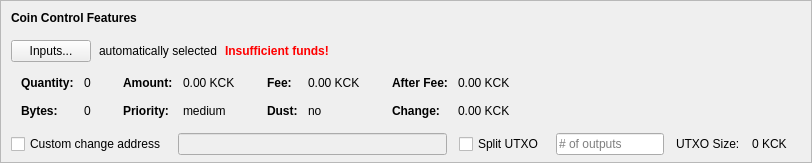
    <widget class="QFrame" name="frameCoinControl">
     <property name="sizePolicy">
      <sizepolicy hsizetype="Expanding" vsizetype="Expanding">
       <horstretch>0</horstretch>
       <verstretch>0</verstretch>
      </sizepolicy>
     </property>
     <property name="maximumSize">
      <size>
       <width>16777215</width>
       <height>16777215</height>
      </size>
     </property>
     <property name="frameShape">
      <enum>QFrame::StyledPanel</enum>
     </property>
     <property name="frameShadow">
      <enum>QFrame::Sunken</enum>
     </property>
     <layout class="QVBoxLayout" name="verticalLayoutCoinControl2">
      <property name="spacing">
       <number>0</number>
      </property>
      <property name="leftMargin">
       <number>0</number>
      </property>
      <property name="topMargin">
       <number>0</number>
      </property>
      <property name="rightMargin">
       <number>0</number>
      </property>
      <property name="bottomMargin">
       <number>6</number>
      </property>
      <item>
       <layout class="QVBoxLayout" name="verticalLayoutCoinControl" stretch="0,0,0,0,1">
        <property name="spacing">
         <number>0</number>
        </property>
        <property name="leftMargin">
         <number>10</number>
        </property>
        <property name="topMargin">
         <number>10</number>
        </property>
        <item>
         <layout class="QHBoxLayout" name="horizontalLayoutCoinControl1">
          <property name="bottomMargin">
           <number>15</number>
          </property>
          <item>
           <widget class="QLabel" name="labelCoinControlFeatures">
            <property name="sizePolicy">
             <sizepolicy hsizetype="Preferred" vsizetype="Maximum">
              <horstretch>0</horstretch>
              <verstretch>0</verstretch>
             </sizepolicy>
            </property>
            <property name="font">
             <font>
              <weight>75</weight>
              <bold>true</bold>
             </font>
            </property>
            <property name="styleSheet">
             <string notr="true">font-weight:bold;</string>
            </property>
            <property name="text">
             <string>Coin Control Features</string>
            </property>
           </widget>
          </item>
         </layout>
        </item>
        <item>
         <layout class="QHBoxLayout" name="horizontalLayoutCoinControl2" stretch="0,0,0,0">
          <property name="spacing">
           <number>8</number>
          </property>
          <property name="bottomMargin">
           <number>10</number>
          </property>
          <item>
           <widget class="QPushButton" name="pushButtonCoinControl">
            <property name="styleSheet">
             <string notr="true"/>
            </property>
            <property name="text">
             <string>Inputs...</string>
            </property>
            <property name="autoDefault">
             <bool>false</bool>
            </property>
           </widget>
          </item>
          <item>
           <widget class="QLabel" name="labelCoinControlAutomaticallySelected">
            <property name="text">
             <string>automatically selected</string>
            </property>
            <property name="margin">
             <number>5</number>
            </property>
           </widget>
          </item>
          <item>
           <widget class="QLabel" name="labelCoinControlInsuffFunds">
            <property name="font">
             <font>
              <weight>75</weight>
              <bold>true</bold>
             </font>
            </property>
            <property name="styleSheet">
             <string notr="true">color:red;font-weight:bold;</string>
            </property>
            <property name="text">
             <string>Insufficient funds!</string>
            </property>
            <property name="margin">
             <number>5</number>
            </property>
           </widget>
          </item>
          <item>
           <spacer name="horizontalSpacerCoinControl">
            <property name="orientation">
             <enum>Qt::Horizontal</enum>
            </property>
            <property name="sizeHint" stdset="0">
             <size>
              <width>40</width>
              <height>1</height>
             </size>
            </property>
           </spacer>
          </item>
         </layout>
        </item>
        <item>
         <widget class="QWidget" name="widgetCoinControl" native="true">
          <property name="sizePolicy">
           <sizepolicy hsizetype="Preferred" vsizetype="Preferred">
            <horstretch>0</horstretch>
            <verstretch>0</verstretch>
           </sizepolicy>
          </property>
          <property name="minimumSize">
           <size>
            <width>0</width>
            <height>0</height>
           </size>
          </property>
          <property name="styleSheet">
           <string notr="true"/>
          </property>
          <layout class="QHBoxLayout" name="horizontalLayoutCoinControl5">
           <property name="leftMargin">
            <number>0</number>
           </property>
           <property name="topMargin">
            <number>0</number>
           </property>
           <property name="rightMargin">
            <number>0</number>
           </property>
           <property name="bottomMargin">
            <number>0</number>
           </property>
           <item>
            <layout class="QHBoxLayout" name="horizontalLayoutCoinControl3" stretch="0,0,0,1">
             <property name="spacing">
              <number>20</number>
             </property>
             <property name="topMargin">
              <number>0</number>
             </property>
             <property name="bottomMargin">
              <number>10</number>
             </property>
             <item>
              <layout class="QFormLayout" name="formLayoutCoinControl1">
               <property name="horizontalSpacing">
                <number>10</number>
               </property>
               <property name="verticalSpacing">
                <number>14</number>
               </property>
               <property name="leftMargin">
                <number>10</number>
               </property>
               <property name="topMargin">
                <number>4</number>
               </property>
               <property name="rightMargin">
                <number>6</number>
               </property>
               <item row="0" column="0">
                <widget class="QLabel" name="labelCoinControlQuantityText">
                 <property name="font">
                  <font>
                   <weight>75</weight>
                   <bold>true</bold>
                  </font>
                 </property>
                 <property name="text">
                  <string>Quantity:</string>
                 </property>
                 <property name="margin">
                  <number>0</number>
                 </property>
                </widget>
               </item>
               <item row="0" column="1">
                <widget class="QLabel" name="labelCoinControlQuantity">
                 <property name="cursor">
                  <cursorShape>IBeamCursor</cursorShape>
                 </property>
                 <property name="contextMenuPolicy">
                  <enum>Qt::ActionsContextMenu</enum>
                 </property>
                 <property name="text">
                  <string notr="true">0</string>
                 </property>
                 <property name="margin">
                  <number>0</number>
                 </property>
                 <property name="textInteractionFlags">
                  <set>Qt::LinksAccessibleByMouse|Qt::TextSelectableByKeyboard|Qt::TextSelectableByMouse</set>
                 </property>
                </widget>
               </item>
               <item row="1" column="0">
                <widget class="QLabel" name="labelCoinControlBytesText">
                 <property name="font">
                  <font>
                   <weight>75</weight>
                   <bold>true</bold>
                  </font>
                 </property>
                 <property name="text">
                  <string>Bytes:</string>
                 </property>
                </widget>
               </item>
               <item row="1" column="1">
                <widget class="QLabel" name="labelCoinControlBytes">
                 <property name="cursor">
                  <cursorShape>IBeamCursor</cursorShape>
                 </property>
                 <property name="contextMenuPolicy">
                  <enum>Qt::ActionsContextMenu</enum>
                 </property>
                 <property name="text">
                  <string notr="true">0</string>
                 </property>
                 <property name="textInteractionFlags">
                  <set>Qt::LinksAccessibleByMouse|Qt::TextSelectableByKeyboard|Qt::TextSelectableByMouse</set>
                 </property>
                </widget>
               </item>
              </layout>
             </item>
             <item>
              <layout class="QFormLayout" name="formLayoutCoinControl2">
               <property name="horizontalSpacing">
                <number>10</number>
               </property>
               <property name="verticalSpacing">
                <number>14</number>
               </property>
               <property name="leftMargin">
                <number>6</number>
               </property>
               <property name="topMargin">
                <number>4</number>
               </property>
               <property name="rightMargin">
                <number>6</number>
               </property>
               <item row="0" column="0">
                <widget class="QLabel" name="labelCoinControlAmountText">
                 <property name="font">
                  <font>
                   <weight>75</weight>
                   <bold>true</bold>
                  </font>
                 </property>
                 <property name="text">
                  <string>Amount:</string>
                 </property>
                 <property name="margin">
                  <number>0</number>
                 </property>
                </widget>
               </item>
               <item row="0" column="1">
                <widget class="QLabel" name="labelCoinControlAmount">
                 <property name="cursor">
                  <cursorShape>IBeamCursor</cursorShape>
                 </property>
                 <property name="contextMenuPolicy">
                  <enum>Qt::ActionsContextMenu</enum>
                 </property>
                 <property name="text">
                  <string notr="true">0.00 KCK</string>
                 </property>
                 <property name="textInteractionFlags">
                  <set>Qt::LinksAccessibleByMouse|Qt::TextSelectableByKeyboard|Qt::TextSelectableByMouse</set>
                 </property>
                </widget>
               </item>
               <item row="1" column="0">
                <widget class="QLabel" name="labelCoinControlPriorityText">
                 <property name="font">
                  <font>
                   <weight>75</weight>
                   <bold>true</bold>
                  </font>
                 </property>
                 <property name="text">
                  <string>Priority:</string>
                 </property>
                </widget>
               </item>
               <item row="1" column="1">
                <widget class="QLabel" name="labelCoinControlPriority">
                 <property name="cursor">
                  <cursorShape>IBeamCursor</cursorShape>
                 </property>
                 <property name="contextMenuPolicy">
                  <enum>Qt::ActionsContextMenu</enum>
                 </property>
                 <property name="text">
                  <string>medium</string>
                 </property>
                 <property name="textInteractionFlags">
                  <set>Qt::LinksAccessibleByMouse|Qt::TextSelectableByKeyboard|Qt::TextSelectableByMouse</set>
                 </property>
                </widget>
               </item>
              </layout>
             </item>
             <item>
              <layout class="QFormLayout" name="formLayoutCoinControl3">
               <property name="horizontalSpacing">
                <number>10</number>
               </property>
               <property name="verticalSpacing">
                <number>14</number>
               </property>
               <property name="leftMargin">
                <number>6</number>
               </property>
               <property name="topMargin">
                <number>4</number>
               </property>
               <property name="rightMargin">
                <number>6</number>
               </property>
               <item row="0" column="0">
                <widget class="QLabel" name="labelCoinControlFeeText">
                 <property name="font">
                  <font>
                   <weight>75</weight>
                   <bold>true</bold>
                  </font>
                 </property>
                 <property name="text">
                  <string>Fee:</string>
                 </property>
                 <property name="margin">
                  <number>0</number>
                 </property>
                </widget>
               </item>
               <item row="0" column="1">
                <widget class="QLabel" name="labelCoinControlFee">
                 <property name="cursor">
                  <cursorShape>IBeamCursor</cursorShape>
                 </property>
                 <property name="contextMenuPolicy">
                  <enum>Qt::ActionsContextMenu</enum>
                 </property>
                 <property name="text">
                  <string notr="true">0.00 KCK</string>
                 </property>
                 <property name="textInteractionFlags">
                  <set>Qt::LinksAccessibleByMouse|Qt::TextSelectableByKeyboard|Qt::TextSelectableByMouse</set>
                 </property>
                </widget>
               </item>
               <item row="1" column="0">
                <widget class="QLabel" name="labelCoinControlLowOutputText">
                 <property name="font">
                  <font>
                   <weight>75</weight>
                   <bold>true</bold>
                  </font>
                 </property>
                 <property name="text">
                  <string>Dust:</string>
                 </property>
                </widget>
               </item>
               <item row="1" column="1">
                <widget class="QLabel" name="labelCoinControlLowOutput">
                 <property name="cursor">
                  <cursorShape>IBeamCursor</cursorShape>
                 </property>
                 <property name="contextMenuPolicy">
                  <enum>Qt::ActionsContextMenu</enum>
                 </property>
                 <property name="text">
                  <string>no</string>
                 </property>
                 <property name="textInteractionFlags">
                  <set>Qt::LinksAccessibleByMouse|Qt::TextSelectableByKeyboard|Qt::TextSelectableByMouse</set>
                 </property>
                </widget>
               </item>
              </layout>
             </item>
             <item>
              <layout class="QFormLayout" name="formLayoutCoinControl4">
               <property name="horizontalSpacing">
                <number>10</number>
               </property>
               <property name="verticalSpacing">
                <number>14</number>
               </property>
               <property name="leftMargin">
                <number>6</number>
               </property>
               <property name="topMargin">
                <number>4</number>
               </property>
               <property name="rightMargin">
                <number>6</number>
               </property>
               <item row="0" column="0">
                <widget class="QLabel" name="labelCoinControlAfterFeeText">
                 <property name="font">
                  <font>
                   <weight>75</weight>
                   <bold>true</bold>
                  </font>
                 </property>
                 <property name="text">
                  <string>After Fee:</string>
                 </property>
                 <property name="margin">
                  <number>0</number>
                 </property>
                </widget>
               </item>
               <item row="0" column="1">
                <widget class="QLabel" name="labelCoinControlAfterFee">
                 <property name="cursor">
                  <cursorShape>IBeamCursor</cursorShape>
                 </property>
                 <property name="contextMenuPolicy">
                  <enum>Qt::ActionsContextMenu</enum>
                 </property>
                 <property name="text">
                  <string notr="true">0.00 KCK</string>
                 </property>
                 <property name="textInteractionFlags">
                  <set>Qt::LinksAccessibleByMouse|Qt::TextSelectableByKeyboard|Qt::TextSelectableByMouse</set>
                 </property>
                </widget>
               </item>
               <item row="1" column="0">
                <widget class="QLabel" name="labelCoinControlChangeText">
                 <property name="font">
                  <font>
                   <weight>75</weight>
                   <bold>true</bold>
                  </font>
                 </property>
                 <property name="text">
                  <string>Change:</string>
                 </property>
                </widget>
               </item>
               <item row="1" column="1">
                <widget class="QLabel" name="labelCoinControlChange">
                 <property name="cursor">
                  <cursorShape>IBeamCursor</cursorShape>
                 </property>
                 <property name="contextMenuPolicy">
                  <enum>Qt::ActionsContextMenu</enum>
                 </property>
                 <property name="text">
                  <string notr="true">0.00 KCK</string>
                 </property>
                 <property name="textInteractionFlags">
                  <set>Qt::LinksAccessibleByMouse|Qt::TextSelectableByKeyboard|Qt::TextSelectableByMouse</set>
                 </property>
                </widget>
               </item>
              </layout>
             </item>
            </layout>
           </item>
          </layout>
         </widget>
        </item>
        <item>
         <layout class="QHBoxLayout" name="horizontalLayoutCoinControl4" stretch="0,0,0,0,0,0,0">
          <property name="spacing">
           <number>12</number>
          </property>
          <property name="sizeConstraint">
           <enum>QLayout::SetDefaultConstraint</enum>
          </property>
          <property name="topMargin">
           <number>5</number>
          </property>
          <property name="rightMargin">
           <number>5</number>
          </property>
          <item>
           <widget class="QCheckBox" name="checkBoxCoinControlChange">
            <property name="toolTip">
             <string>If this is activated, but the change address is empty or invalid, change will be sent to a newly generated address.</string>
            </property>
            <property name="text">
             <string>Custom change address</string>
            </property>
           </widget>
          </item>
          <item>
           <widget class="QValidatedLineEdit" name="lineEditCoinControlChange">
            <property name="enabled">
             <bool>false</bool>
            </property>
            <property name="sizePolicy">
             <sizepolicy hsizetype="Expanding" vsizetype="Fixed">
              <horstretch>0</horstretch>
              <verstretch>0</verstretch>
             </sizepolicy>
            </property>
           </widget>
          </item>
          <item>
           <widget class="QCheckBox" name="splitBlockCheckBox">
            <property name="text">
             <string>Split UTXO</string>
            </property>
           </widget>
          </item>
          <item>
           <widget class="QLineEdit" name="splitBlockLineEdit">
            <property name="sizePolicy">
             <sizepolicy hsizetype="Fixed" vsizetype="Fixed">
              <horstretch>50</horstretch>
              <verstretch>0</verstretch>
             </sizepolicy>
            </property>
            <property name="placeholderText">
             <string># of outputs</string>
            </property>
           </widget>
          </item>
          <item>
           <widget class="QLabel" name="labelBlockSizeText">
            <property name="text">
             <string>UTXO Size:</string>
            </property>
           </widget>
          </item>
          <item>
           <widget class="QLabel" name="labelBlockSize">
            <property name="text">
             <string>0 KCK</string>
            </property>
           </widget>
          </item>
          <item>
           <widget class="QLabel" name="labelCoinControlChangeLabel">
            <property name="sizePolicy">
             <sizepolicy hsizetype="Preferred" vsizetype="Expanding">
              <horstretch>0</horstretch>
              <verstretch>0</verstretch>
             </sizepolicy>
            </property>
            <property name="minimumSize">
             <size>
              <width>0</width>
              <height>0</height>
             </size>
            </property>
            <property name="text">
             <string/>
            </property>
            <property name="margin">
             <number>3</number>
            </property>
           </widget>
          </item>
         </layout>
        </item>
        <item>
         <spacer name="verticalSpacerCoinControl">
          <property name="orientation">
           <enum>Qt::Vertical</enum>
          </property>
          <property name="sizeHint" stdset="0">
           <size>
            <width>800</width>
            <height>1</height>
           </size>
          </property>
         </spacer>
        </item>
       </layout>
      </item>
     </layout>
    </widget>
